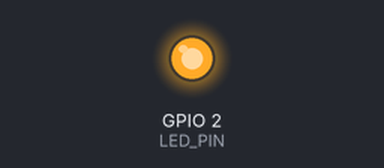
The sketch below on a simulated ESP8266 (NodeMCU). Parts: output pins drawn as LEDs (lit = HIGH). WiFi joins after 1.5 s; servers stay silent unless stated; random numbers use the default seed unless the sketch sets one; no MQTT or app messages arrive unless stated; what the sketch prints to the serial monitor is not drawn.

Above: at 3.9 s.
At 6.42 s:
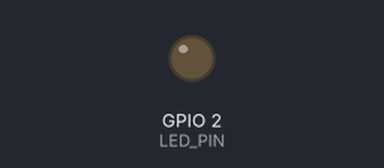
Timing chart, 0 to 8.0 s (numbered marks = the images above):
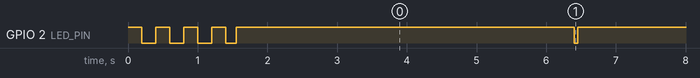

Measured:
- by itself, GPIO 2 (LED_PIN): goes 3 × (LOW 0.20 s, HIGH 0.20 s), LOW 0.15 s, 25 × (HIGH 4.8 s, LOW 0.05 s), then HIGH

The sketch:

Capture_unit.ino
```cpp
#include <ESP8266WiFi.h>
#include <PubSubClient.h>
#include <ArduinoJson.h>

// =====================================================
// WiFi Credentials
// =====================================================
const char* ssid = "Your_WiFi_Name_Here";
const char* password = "Your_WiFi_Password_Here";

// =====================================================
// MQTT
// =====================================================
const char* mqtt_server = "Your_Broker_Device_IP";

WiFiClient espClient;
PubSubClient client(espClient);

// =====================================================
// Topics
// =====================================================
const char* topicData   = "energy/data";
const char* topicStatus = "energy/status";

// =====================================================
// Timing
// =====================================================
unsigned long lastPublish = 0;
const unsigned long publishInterval = 5000;

// =====================================================
// Message Counter
// =====================================================
unsigned long msgId = 0;

// =====================================================
// LED
// =====================================================
const int LED_PIN = LED_BUILTIN;

// LED Modes
enum LedMode {
  WIFI_CONNECTING,
  MQTT_CONNECTING,
  SYSTEM_OK,
  SYSTEM_ERROR
};

LedMode currentLedMode = WIFI_CONNECTING;

// LED Timing
unsigned long ledPreviousMillis = 0;
bool ledState = false;
int blinkStep = 0;

// =====================================================
// LED Helper
// =====================================================
void setLED(bool on) {

  // ESP8266 onboard LED is ACTIVE LOW
  digitalWrite(LED_PIN, on ? LOW : HIGH);
}

// =====================================================
// LED Pattern Engine
// =====================================================
void updateLED() {

  unsigned long now = millis();

  switch (currentLedMode) {

    // ==========================================
    // FAST BLINK → WiFi Connecting
    // ==========================================
    case WIFI_CONNECTING:
      if (now - ledPreviousMillis >= 200) {
        ledPreviousMillis = now;
        ledState = !ledState;
        setLED(ledState);
      }
      break;

    // ==========================================
    // DOUBLE BLINK → MQTT Connecting
    // ==========================================
    case MQTT_CONNECTING:
      switch (blinkStep) {
        case 0:
          setLED(true);
          if (now - ledPreviousMillis >= 100) {
            ledPreviousMillis = now;
            blinkStep = 1;
          }
          break;
        case 1:
          setLED(false);
          if (now - ledPreviousMillis >= 100) {
            ledPreviousMillis = now;
            blinkStep = 2;
          }
          break;
        case 2:
          setLED(true);
          if (now - ledPreviousMillis >= 100) {
            ledPreviousMillis = now;
            blinkStep = 3;
          }
          break;
        case 3:
          setLED(false);
          if (now - ledPreviousMillis >= 700) {
            ledPreviousMillis = now;
            blinkStep = 0;
          }
          break;
      }
      break;

    // ==========================================
    // HEARTBEAT → System Healthy
    // ==========================================
    case SYSTEM_OK:
      if (!ledState && (now - ledPreviousMillis >= 5000)) {
        ledPreviousMillis = now;
        ledState = true;
        setLED(true);
      }
      if (ledState && (now - ledPreviousMillis >= 50)) {
        ledState = false;
        setLED(false);
      }
      break;

    // ==========================================
    // SOLID ON → Error
    // ==========================================
    case SYSTEM_ERROR:
      setLED(true);
      break;
  }
}

// =====================================================
// WiFi Setup
// =====================================================
void setup_wifi() {

  Serial.println("\n[WiFi] Connecting...");

  currentLedMode = WIFI_CONNECTING;

  WiFi.begin(ssid, password);

  unsigned long wifiStart = millis();

  while (WiFi.status() != WL_CONNECTED) {

    updateLED();

    yield();

    // 20 sec timeout
    if (millis() - wifiStart > 20000) {

      Serial.println("\n[WiFi] FAILED");

      currentLedMode = SYSTEM_ERROR;

      return;
    }
  }

  Serial.println("\n[WiFi] Connected");
  Serial.print("[WiFi] IP: ");
  Serial.println(WiFi.localIP());
}

// =====================================================
// MQTT Reconnect
// =====================================================
void reconnect() {

  currentLedMode = MQTT_CONNECTING;

  while (!client.connected()) {

    Serial.print("[MQTT] Connecting...");

    bool ok = client.connect(
                "ESP8266EnergyMonitor",
                topicStatus,
                0,
                true,
                "offline"
              );

    if (ok) {

      Serial.println("connected");

      client.publish(topicStatus, "online", true);

      currentLedMode = SYSTEM_OK;

    } else {

      Serial.print("failed, rc=");
      Serial.println(client.state());

      updateLED();

      delay(100);
    }
  }
}

// =====================================================
// Setup
// =====================================================
void setup() {

  Serial.begin(115200);

  pinMode(LED_PIN, OUTPUT);

  setLED(false);

  Serial.println("\n=========================");
  Serial.println(" ENERGY MONITOR START");
  Serial.println("=========================");

  setup_wifi();

  client.setServer(mqtt_server, 1883);
}

// =====================================================
// Main Loop
// =====================================================
void loop() {

  updateLED();

  // WiFi Lost
  if (WiFi.status() != WL_CONNECTED) {

    currentLedMode = SYSTEM_ERROR;

    return;
  }

  // MQTT Lost
  if (!client.connected()) {

    reconnect();
  }

  client.loop();

  // ==========================================
  // Publish Scheduler
  // ==========================================
  if (millis() - lastPublish >= publishInterval) {

    lastPublish = millis();

    // ==========================================
    // JSON
    // ==========================================
    StaticJsonDocument<512> doc;

    // Dummy values
    float pv_voltage = random(400, 800) / 10.0;
    float pv_current = random(100, 400) / 10.0;

    float battery_voltage = random(300, 500) / 10.0;
    float battery_current = random(300, 500) / 10.0;

    float load_voltage = random(2200, 2300) / 10.0;
    float load_current = random(10, 200) / 10.0;

    float load_power = load_voltage * load_current;

    float power_factor = 0.95;

    float load_frequency = random(580, 601) / 10.0;

    // ==========================================
    // JSON Fields
    // ==========================================
    doc["msg_id"] = msgId++;

    doc["uptime_ms"] = millis();

    doc["pv_voltage"] = pv_voltage;
    doc["pv_current"] = pv_current;

    doc["battery_voltage"] = battery_voltage;
    doc["battery_current"] = battery_current;

    doc["load_voltage"] = load_voltage;
    doc["load_current"] = load_current;

    doc["load_power"] = load_power;

    doc["power_factor"] = power_factor;

    doc["load_frequency"] = load_frequency;

    // ==========================================
    // Serialize
    // ==========================================
    char buffer[512];

    serializeJson(doc, buffer);

    // ==========================================
    // Serial Debug
    // ==========================================
    Serial.println("\n[DATA]");
    Serial.println(buffer);

    // ==========================================
    // Publish
    // ==========================================
    bool ok = client.publish(topicData, buffer);

    if (ok) {

      Serial.println("[MQTT] Publish OK");

      currentLedMode = SYSTEM_OK;

    } else {

      Serial.println("[MQTT] Publish FAILED");

      currentLedMode = SYSTEM_ERROR;
    }

    Serial.println("----------------------");
  }
}
```
